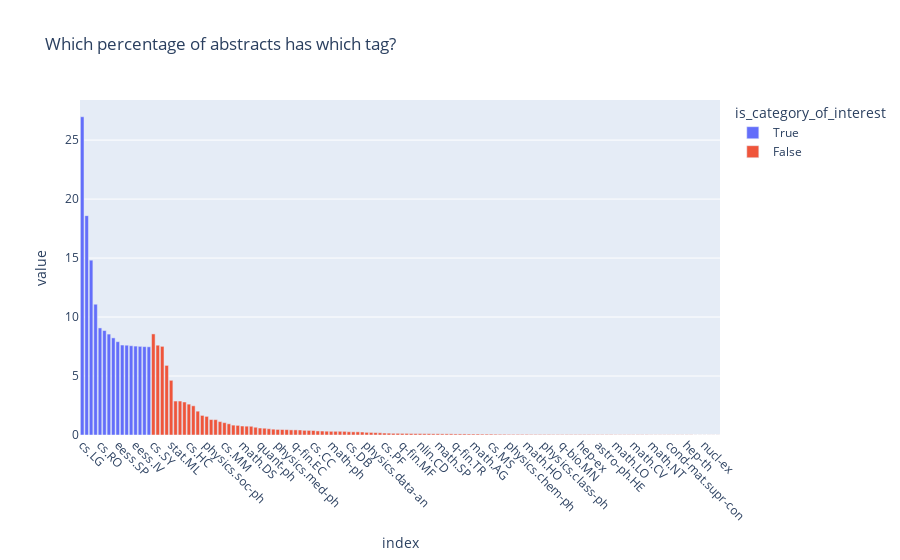
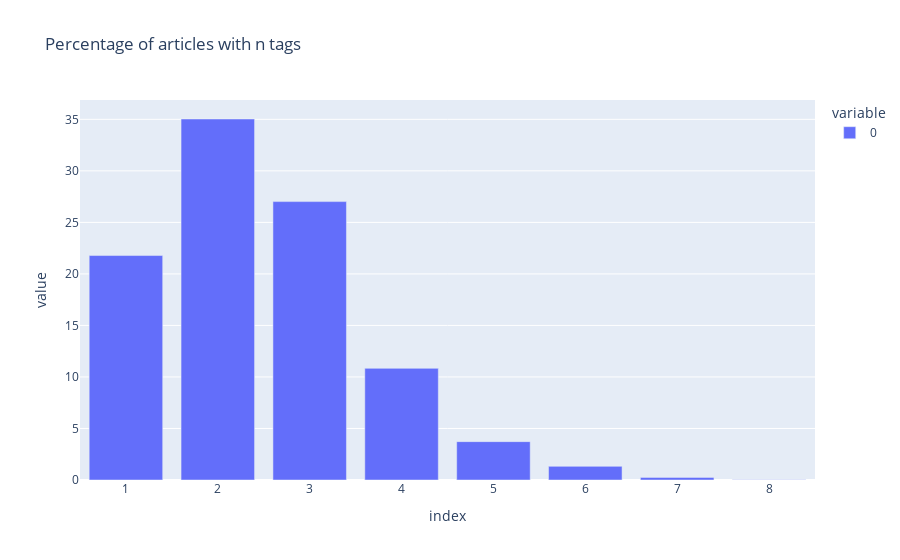

Notebook cell for these charts, in order:
### Code cell
with open(DATAFOLDER / "raw" / "taxonomy.pkl", "rb") as f:
    taxonomy = pickle.load(f)
categories = taxonomy.keys()

df["tags"] = df["tags"].map(lambda tags: [tag for tag in tags if tag in categories])

print(
    f"{len({cat for catlist in df['tags'] for cat in catlist})} found out of {len(categories)} existing categories."
)

mlb = MultiLabelBinarizer()

message_tags_matrix = pd.DataFrame(mlb.fit_transform(df["tags"]), columns=mlb.classes_)
# pd.DataFrame(
#    pd.DataFrame(message_tags_matrix, columns=mlb.classes_).sum()
#    / message_tags_matrix.shape[0]
#    * 100,
#    columns=["perc_articles"],
# ).assign(category_of_interest=lambda df: df.index.map(lambda x: x in CATEGORIES_OF_INTEREST))

fig = px.bar(
    pd.DataFrame(
        pd.DataFrame(message_tags_matrix, columns=mlb.classes_).sum()
        / message_tags_matrix.shape[0]
        * 100,
        columns=["perc_articles"],
    )
    .sort_values(by="perc_articles", ascending=False)
    .assign(is_category_of_interest=lambda df: df.index.map(lambda x: x in CATEGORIES_OF_INTEREST)),
    title="Which percentage of abstracts has which tag?",
    color="is_category_of_interest",
)
_ = fig.update_xaxes(tickangle=45)
fig.show()

fig = px.bar(
    pd.DataFrame(message_tags_matrix.sum(axis=1)).groupby(0).size()
    / message_tags_matrix.shape[0]
    * 100,
    title="Percentage of articles with n tags",
)
fig.show()

### Figure 1 — Plotly figure (JSON) as saved in the notebook; plotly's stock layout.template omitted (floating-point values rounded to 4 significant figures)
{"data": [{"alignmentgroup": "True", "hovertemplate": "is_category_of_interest=True<br>index=%{x}<br>value=%{y}<extra></extra>", "legendgroup": "True", "marker": {"color": "#636efa", "pattern": {"shape": ""}}, "name": "True", "offsetgroup": "True", "orientation": "v", "showlegend": true, "textposition": "auto", "type": "bar", "x": ["cs.LG", "cs.AI", "cs.CV", "cs.CL", "cs.RO", "math.OC", "eess.SY", "cs.CY", "eess.SP", "cs.SI", "math.NA", "cs.GT", "eess.IV", "math.ST", "eess.AS", "cs.MA"], "xaxis": "x", "y": [26.98, 18.6, 14.82, 11.09, 9.078, 8.854, 8.555, 8.233, 7.911, 7.627, 7.612, 7.567, 7.538, 7.515, 7.493, 7.478], "yaxis": "y"}, {"alignmentgroup": "True", "hovertemplate": "is_category_of_interest=False<br>index=%{x}<br>value=%{y}<extra></extra>", "legendgroup": "False", "marker": {"color": "#EF553B", "pattern": {"shape": ""}}, "name": "False", "offsetgroup": "False", "orientation": "v", "showlegend": true, "textposition": "auto", "type": "bar", "x": ["cs.SY", "cs.NA", "stat.TH", "cs.SD", "stat.ML", "cs.IT", "math.IT", "cs.CR", "cs.HC", "stat.ME", "math.PR", "cs.IR", "physics.soc-ph", "cs.NI", "cs.DS", "cs.DC", "cs.MM", "econ.TH", "math.AP", "cs.SE", "math.DS", "stat.AP", "cs.NE", "cs.CE", "quant-ph", "stat.CO", "q-bio.QM", "cs.LO", "physics.med-ph", "cs.DM", "physics.comp-ph", "econ.GN", "q-fin.EC", "physics.flu-dyn", "q-bio.NC", "cs.GR", "cs.CC", "physics.optics", "cs.DL", "math.CO", "math-ph", "math.MP", "econ.EM", "math.FA", "cs.DB", "cs.AR", "cond-mat.stat-mech", "q-bio.PE", "physics.data-an", "nlin.AO", "cs.FL", "cond-mat.dis-nn", "cs.PF", "math.DG", "cs.CG", "physics.app-ph", "q-fin.MF", "astro-ph.IM", "q-fin.CP", "cs.PL", "nlin.CD", "cs.ET", "math.MG", "physics.ao-ph", "math.SP", "physics.bio-ph", "stat.OT", "q-fin.ST", "q-fin.TR", "cond-mat.mtrl-sci", "math.CA", "astro-ph.EP", "math.AG", "physics.geo-ph", "cs.SC", "math.AT", "cs.MS", "q-bio.TO", "q-fin.GN", "physics.plasm-ph", "physics.chem-ph", "physics.ins-det", "cond-mat.mes-hall", "q-fin.RM", "math.HO", "cond-mat.soft", "q-bio.GN", "math.AC", "physics.class-ph", "q-fin.PM", "physics.space-ph", "q-bio.BM", "q-bio.MN", "astro-ph.CO", "nlin.CG", "astro-ph.SR", "hep-ex", "math.CT", "math.RA", "physics.ed-ph", "astro-ph.HE", "math.RT", "math.GT", "nlin.PS", "math.LO", "physics.atom-ph", "cs.OH", "gr-qc", "math.CV", "q-bio.OT", "physics.pop-ph", "math.OA", "math.NT", "nlin.SI", "physics.acc-ph", "cond-mat.str-el", "cond-mat.supr-con", "cs.OS", "nucl-th", "hep-lat", "hep-th", "hep-ph", "q-fin.PR", "q-bio.CB", "nucl-ex", "math.GM", "physics.hist-ph", "astro-ph.GA"], "xaxis": "x", "y": [8.57, 7.612, 7.515, 5.9, 4.636, 2.879, 2.879, 2.797, 2.617, 2.475, 2.019, 1.66, 1.578, 1.309, 1.301, 1.137, 1.047, 0.9497, 0.8375, 0.8151, 0.7627, 0.7478, 0.7403, 0.658, 0.5907, 0.5758, 0.5309, 0.4935, 0.4711, 0.4636, 0.4561, 0.4337, 0.4337, 0.4262, 0.3963, 0.3888, 0.3814, 0.344, 0.3365, 0.3215, 0.3141, 0.3141, 0.3141, 0.3066, 0.2767, 0.2692, 0.2692, 0.2542, 0.2243, 0.2169, 0.2019, 0.1869, 0.1645, 0.157, 0.1421, 0.1421, 0.1346, 0.1346, 0.1271, 0.1196, 0.1196, 0.1122, 0.1122, 0.1047, 0.1047, 0.09721, 0.09721, 0.09721, 0.08973, 0.08973, 0.08973, 0.08226, 0.08226, 0.08226, 0.07478, 0.07478, 0.07478, 0.0673, 0.05982, 0.05982, 0.05234, 0.05234, 0.05234, 0.05234, 0.05234, 0.04487, 0.04487, 0.04487, 0.04487, 0.04487, 0.03739, 0.03739, 0.03739, 0.03739, 0.03739, 0.03739, 0.03739, 0.03739, 0.03739, 0.02991, 0.02991, 0.02991, 0.02991, 0.02991, 0.02243, 0.02243, 0.02243, 0.02243, 0.02243, 0.02243, 0.02243, 0.02243, 0.01496, 0.01496, 0.01496, 0.01496, 0.01496, 0.01496, 0.01496, 0.01496, 0.01496, 0.01496, 0.007478, 0.007478, 0.007478, 0.007478, 0.007478, 0.007478], "yaxis": "y"}], "layout": {"barmode": "relative", "legend": {"title": {"text": "is_category_of_interest"}, "tracegroupgap": 0}, "title": {"text": "Which percentage of abstracts has which tag?"}, "xaxis": {"anchor": "y", "domain": [0, 1], "tickangle": 45, "title": {"text": "index"}}, "yaxis": {"anchor": "x", "domain": [0, 1], "title": {"text": "value"}}}}

### Figure 2 — Plotly figure (JSON) as saved in the notebook; plotly's stock layout.template omitted (floating-point values rounded to 4 significant figures)
{"data": [{"alignmentgroup": "True", "hovertemplate": "variable=0<br>index=%{x}<br>value=%{y}<extra></extra>", "legendgroup": "0", "marker": {"color": "#636efa", "pattern": {"shape": ""}}, "name": "0", "offsetgroup": "0", "orientation": "v", "showlegend": true, "textposition": "auto", "type": "bar", "x": [1, 2, 3, 4, 5, 6, 7, 8], "xaxis": "x", "y": [21.78, 35.03, 27.02, 10.84, 3.724, 1.324, 0.2542, 0.02991], "yaxis": "y"}], "layout": {"barmode": "relative", "legend": {"title": {"text": "variable"}, "tracegroupgap": 0}, "title": {"text": "Percentage of articles with n tags"}, "xaxis": {"anchor": "y", "domain": [0, 1], "title": {"text": "index"}}, "yaxis": {"anchor": "x", "domain": [0, 1], "title": {"text": "value"}}}}
